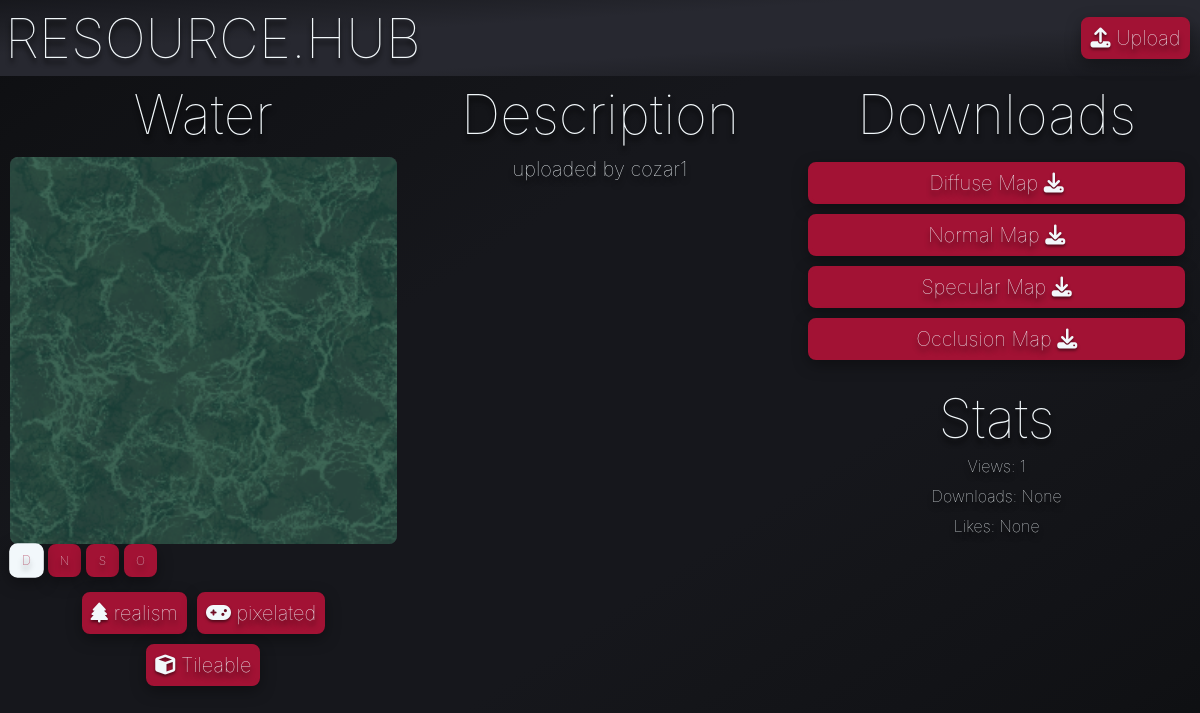
The page /asset/4 on the database its author committed.
### tables this page shows
CREATE TABLE asset (ID INTEGER PRIMARY KEY, name TEXT, description TEXT, views INTEGER, downloads INTEGER, likes INTEGER, resolution TEXT);

CREATE TABLE Tag (ID INTEGER PRIMARY KEY, name TEXT, icon TEXT);

### app.py (the view)
@app.route('/asset/<int:id>')
def asset(id):
    asset_rows = query("""SELECT id,name,views,downloads,likes,description
                       FROM asset WHERE ID = ?""", (id,))
    if not asset_rows:
        return render_template('404.html',
                               error="""404 Not Found:
                               Asset does not exist."""), 404
    query("UPDATE asset SET views = COALESCE(views, 0) + 1 WHERE ID = ?",
          (id,),
          commit=True)
    assettags = query("""SELECT name,icon
                      FROM Tag
                      WHERE ID IN
                      (SELECT Tag_ID FROM assetTags WHERE Model_ID = ?)""",
                      (id,))
    available_downloads = []
    for suffix in ['d', 'n', 's', 'o']:
        file_path = os.path.join(app.config["UPLOAD_FOLDER"],
                                 f"{id}{suffix}.png")
        if os.path.exists(file_path):
            available_downloads.append(suffix)
    return render_template('asset.html',
                           show_navbar=False, asset=asset_rows,
                           assettags=assettags,
                           available_downloads=available_downloads)

### app.py (called while the page is built)
def query(query, param=(), commit=False):
    with sqlite3.connect("database.db") as conn:
        cur = conn.cursor()
        cur.execute(query, param)
        if commit:
            conn.commit()
            return cur.lastrowid
        else:
            return cur.fetchall()

### templates/asset.html (shortened to what this page needs)
{% extends "template.html" %}
{% block content %}
<div class="grid-3">
<h1>{{asset[0][1]}}</h1>
<h1>Description</h1>
<h1>Downloads</h1>
</div>
<div class="grid-3">
    <div class="vertical_align">
        {% set default_type = available_downloads[0] if available_downloads else None %}
        <img id="asset-preview-img" class="image" src="{% if default_type %}/static/images/{{asset[0][0]}}{{default_type}}.png{% else %}/static/images/placeholder.png{% endif %}">
        <div class="img-types">
            {% if available_downloads %}
                {% for suffix in available_downloads %}
                <div class="button img-type-btn" data-type="{{suffix}}" data-asset-id="{{asset[0][0]}}">{{suffix.upper()}}</div>
                {% endfor %}
            {% endif %}
        </div>
        <div class="tag-grid">
            {% for tag in assettags %}
            <span class="button"><i class="{{tag[1]}}"></i> {{ tag[0] }}</span>
            {% endfor %}
        </div>
    </div>
    <div class="vertical_align">
        <h2>{{asset[0][5] | safe}}</h2>
    </div>
    <div class="vertical_align">
        {% if available_downloads %}
            {% for suffix in available_downloads %}
                {% if suffix == 'd' %}
                    <a class="button" href="/download/{{asset[0][0]}}/d">Diffuse Map <i class="fa-solid fa-download"></i></a>
                {% elif suffix == 'n' %}
                    <a class="button" href="/download/{{asset[0][0]}}/n">Normal Map <i class="fa-solid fa-download"></i></a>
                {% elif suffix == 's' %}
                    <a class="button" href="/download/{{asset[0][0]}}/s">Specular Map <i class="fa-solid fa-download"></i></a>
                {% elif suffix == 'o' %}
                    <a class="button" href="/download/{{asset[0][0]}}/o">Occlusion Map <i class="fa-solid fa-download"></i></a>
                {% endif %}
            {% endfor %}
        {% else %}
            <p>No downloadable files available.</p>
        {% endif %}
        <br>
        <h1>Stats</h1>
        <p>Views: {{asset[0][2]}}</p>
        <p>Downloads: {{asset[0][3]}}</p>
        <p>Likes: {{asset[0][4]}}</p>
    </div>
</div>
{% endblock %}

### static/style.css (style rules this page uses)
:root { --primary-color: #18191F; --secondary-color: #2C2E37; --accent-color: #a21234; --primary-font-color: #F2F8FB; --secondary-font-color: #18191F; --shadow-color: black; --font-family: 'inter', sans-serif; --border-radius: 8px; --margin: 5px; --padding: 5px; --small-font-size: 16px; --medium-font-size: 20px; --large-font-size: 55px; }
* { font-family: var(--font-family); font-weight: 100; text-decoration: none; text-shadow: 0 5px 5px rgba(0, 0, 0, 1); color: var(--primary-font-color); }
body { background-image: linear-gradient(to right bottom, #0d0e11, #101114, #121317, #141519, #16171c, #16171c, #16171c, #16171c, #141519, #121317, #101114, #0d0e11); margin: 0px; }
.vertical_align { display: flex; flex-direction: column; justify-content: top; text-align: center; margin: var(--margin) }
.img-types { display: flex; gap: 5px; align-self: flex-start; margin-bottom: 5px; }
.img-types .button { width: 25px; height: 25px; margin: 0; padding: 0; display: flex; align-items: center; justify-content: center; font-size: 12px; cursor: pointer; transition: all 0.2s ease; }
.img-types .button.active { background-color: var(--primary-font-color); color: var(--accent-color); border-color: var(--primary-font-color); transform: scale(1.05); }
.grid-3 { text-align: center; display: grid; grid-template-columns: 1fr 1fr 1fr; margin: var(--margin); }
.button { font-size: var(--medium-font-size); color: var(--primary-font-color); border: 4px solid var(--accent-color); border-radius: var(--border-radius); padding: var(--padding); margin: var(--margin); background-color: var(--accent-color); text-align: center; transition-duration: 0.3s; box-shadow: 0 5px 15px rgba(0, 0, 0, 0.35); }
h1 { margin: 0px; font-size: var(--large-font-size) }
h2 { margin: 0px; font-size: var(--medium-font-size); }
p { margin: 5px; font-size: var(--small-font-size); }
.image { width: 100%; height: auto; display: block; border-radius: var(--border-radius); object-fit: contain; background-color: var(--secondary-color); box-shadow: inset 0 0 50px rgba(0, 0, 0, 0.3); }
i { text-shadow: 0 2px 3px rgba(0, 0, 0, 0.5); }
.button.active { background-color: var(--primary-font-color); color: var(--accent-color); border-color: var(--primary-font-color); }
.tag-grid { display: flex; flex-wrap: wrap; justify-content: center; margin: var(--margin); }
.tag-grid .button { margin: var(--margin); }

### rows shown on the page
asset: name "Water", description "uploaded by cozar1", views "1"
Tag: name "realism"
Tag: name "pixelated"
Tag: name "Tileable"

### other values the page prints
{{ suffix.upper() }} "D" "N" "S" "O"
{{ asset[0][3] }} "None"
{{ asset[0][4] }} "None"
